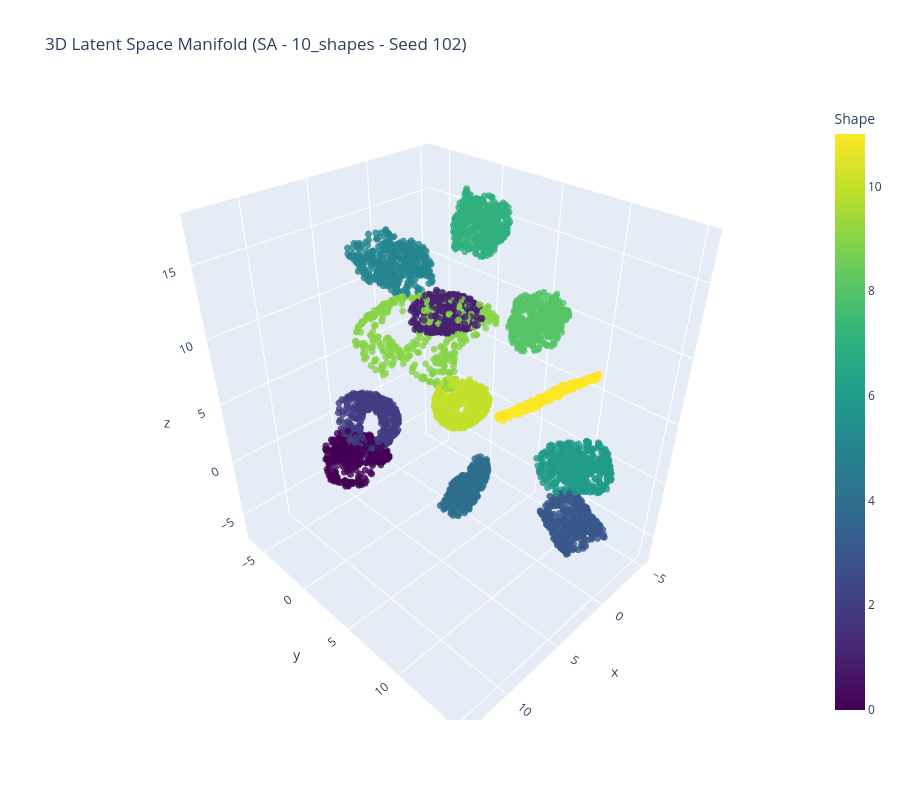

Notebook cell for this chart:
### Code cell
# held_out_filter = build_filter(Pentominos, shape_filters['10_shapes'])
# data_filter = lambda *args: ~held_out_filter(*args)

# dataset = Pentominos("data/datasets/pentominos", data_filter=None)

latents = compute_latents('sa', '10_shapes', dataset)
proj = fit_umap(latents, 'sa')

gt_vars = dataset.factor_values[:, 0]
fig = plot_umap(proj, gt_vars, 'Shape')
fig.show()
fig.write_html("plots/sa1_latent_space_3d-shapes.html")

### Figure 1 — Plotly figure (JSON) as saved in the notebook; plotly's stock layout.template omitted (floating-point values rounded to 4 significant figures; data arrays with more than 128 entries replaced by an {"elided": "..."} marker saying what was removed)
{"data": [{"hovertemplate": "x=%{x}<br>y=%{y}<br>z=%{z}<br>Shape=%{marker.color}<extra></extra>", "legendgroup": "", "marker": {"color": {"elided": "5000 float values"}, "coloraxis": "coloraxis", "opacity": 0.8, "size": 4, "symbol": "circle"}, "mode": "markers", "name": "", "scene": "scene", "showlegend": false, "type": "scatter3d", "x": {"elided": "5000 float values"}, "y": {"elided": "5000 float values"}, "z": {"elided": "5000 float values"}}], "layout": {"coloraxis": {"colorbar": {"title": {"text": "Shape"}}, "colorscale": [[0, "#440154"], [0.1111, "#482878"], [0.2222, "#3e4989"], [0.3333, "#31688e"], [0.4444, "#26828e"], [0.5556, "#1f9e89"], [0.6667, "#35b779"], [0.7778, "#6ece58"], [0.8889, "#b5de2b"], [1, "#fde725"]]}, "height": 800, "legend": {"tracegroupgap": 0}, "scene": {"domain": {"x": [0, 1], "y": [0, 1]}, "xaxis": {"title": {"text": "x"}}, "yaxis": {"title": {"text": "y"}}, "zaxis": {"title": {"text": "z"}}}, "title": {"text": "3D Latent Space Manifold (SA - 10_shapes - Seed 102)"}, "width": 900}}
